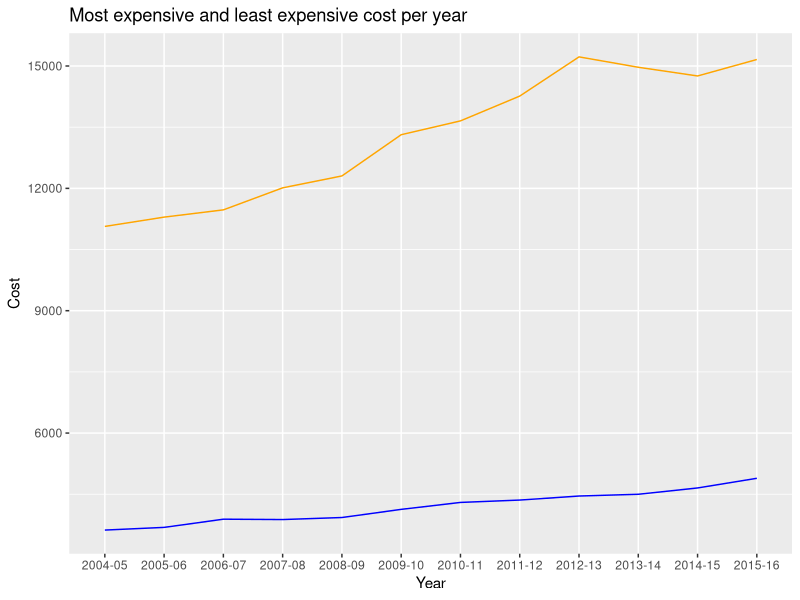

This figure's R source:
## ---- chunk 1
knitr::opts_chunk$set(echo = TRUE)
library(tidyverse)
## ---- chunk 2
df <- read_csv("us_avg_tuition.csv")

df <-df%>%
  gather(key=Year, value=Cost, starts_with("20")) %>%
  arrange(State) 

df$Cost <- parse_number(df$Cost)
head(df)
## ---- chunk 3
mattdf <- df %>%group_by(Year) %>%
  summarize(Cheapest = min(Cost), Expensive = max(Cost))

ggplot(mattdf) +
  geom_line(aes(x=Year, y=Cheapest, group=1), color="blue") +
  geom_line(aes(x=Year, y=Expensive, group=1), color="orange") + 
  labs(y="Cost", title="Most expensive and least expensive cost per year") 
  # scale_color_discrete(c("Least Expensive", "Most Expensive"))
